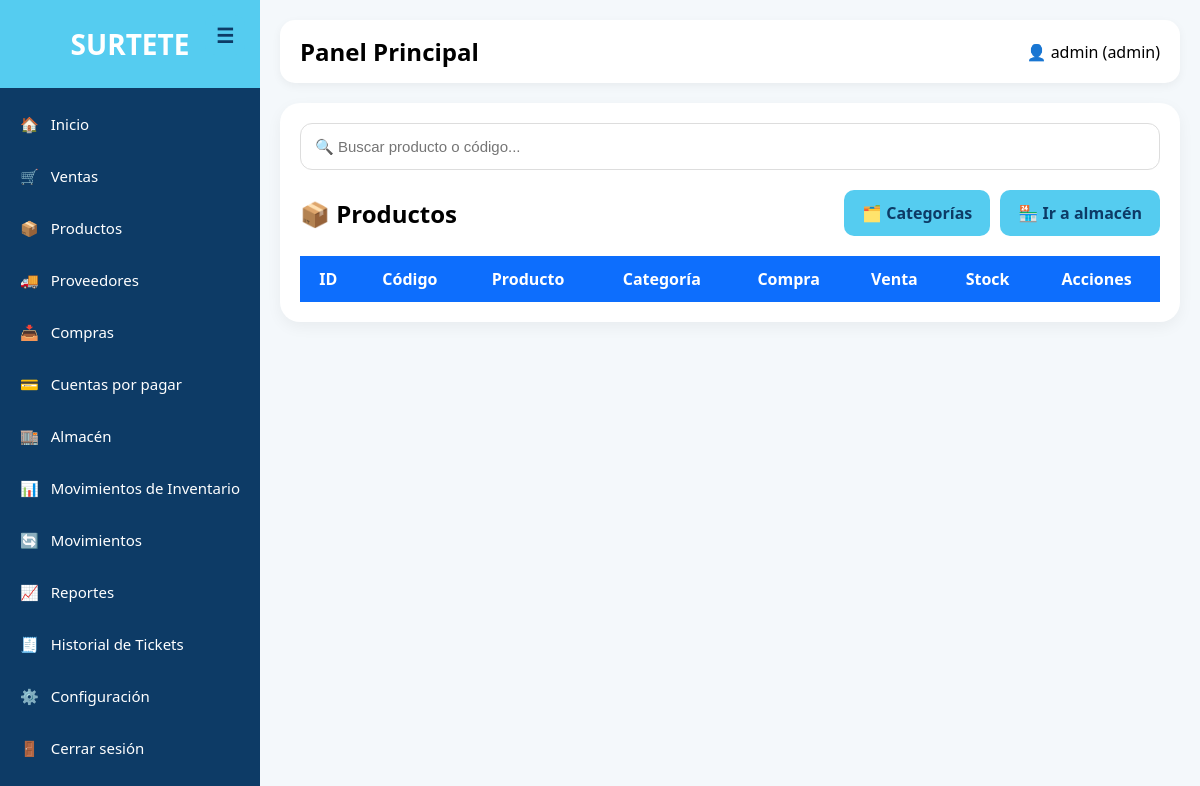
/productos/index.php (signed in), run on an earlier commit of the app's database.
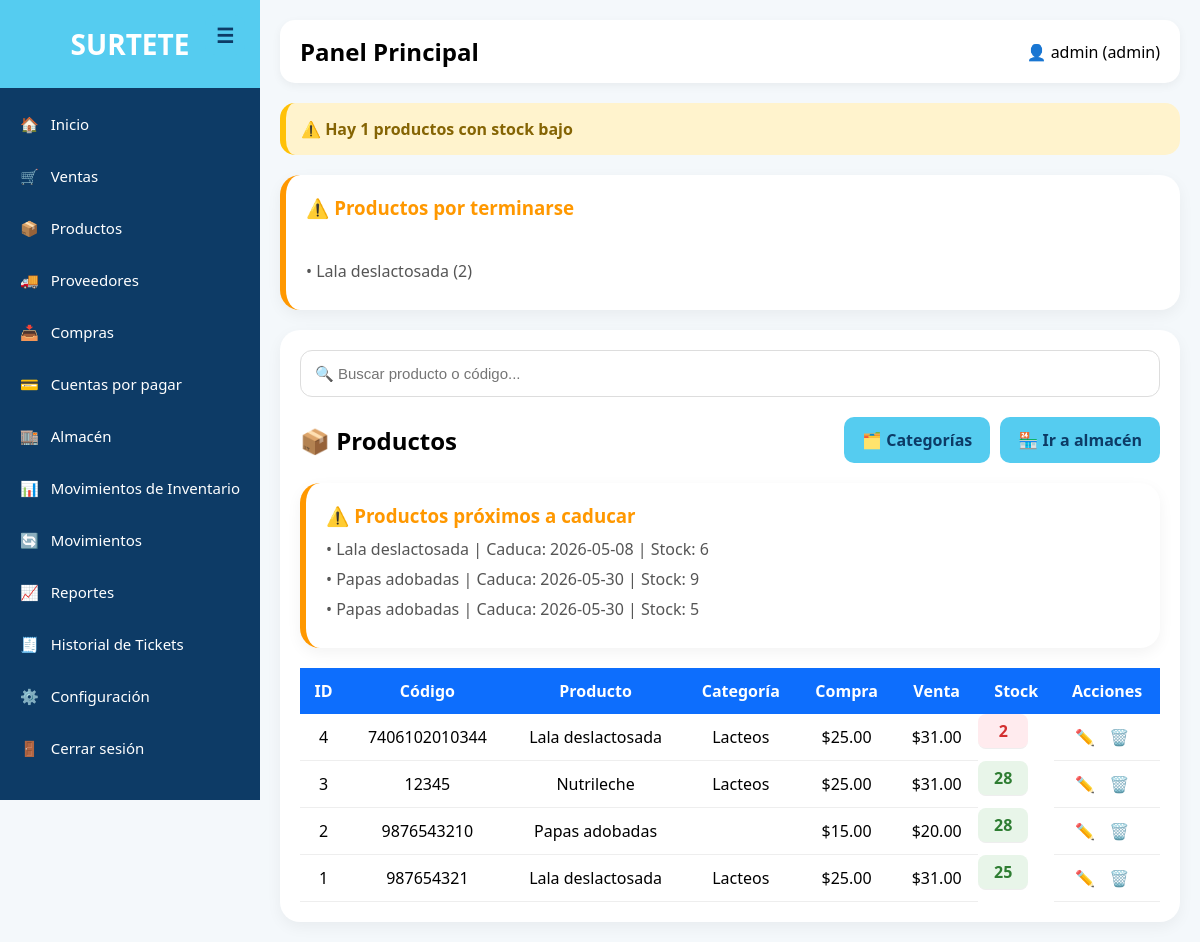
And on a later commit of the database.
### tables this page shows
CREATE TABLE `productos` (
  `id` int(11) NOT NULL,
  `codigo_barras` varchar(50) DEFAULT NULL,
  `nombre` varchar(150) NOT NULL,
  `descripcion` text DEFAULT NULL,
  `precio_compra` decimal(10,2) DEFAULT NULL,
  `precio_venta` decimal(10,2) DEFAULT NULL,
  `stock` int(11) DEFAULT 0,
  `categoria_id` int(11) DEFAULT NULL
);

CREATE TABLE `categorias` (
  `id` int(11) NOT NULL,
  `nombre` varchar(100) NOT NULL
);

CREATE TABLE `lotes` (
  `id` int(11) NOT NULL,
  `producto_id` int(11) NOT NULL,
  `lote` varchar(100) DEFAULT NULL,
  `fecha_caducidad` date DEFAULT NULL,
  `stock` int(11) DEFAULT 0,
  `costo` decimal(10,2) DEFAULT NULL,
  `fecha_ingreso` timestamp NOT NULL DEFAULT current_timestamp()
);

### productos/index.php (the view, shortened to what this page needs)
<?php
include("../config/db.php");
$sql = "
SELECT productos.*, categorias.nombre AS categoria
FROM productos
LEFT JOIN categorias
ON productos.categoria_id = categorias.id
ORDER BY productos.id DESC
";
$stmt = $conexion->query($sql);
$productos = $stmt->fetchAll();
$stmt_stock = $conexion->query("
    SELECT COUNT(*) AS total
    FROM productos
    WHERE stock <= 5
");
$caducados = $conexion->query("
SELECT
productos.nombre,
lotes.fecha_caducidad,
lotes.stock
FROM lotes
INNER JOIN productos
ON lotes.producto_id = productos.id
WHERE lotes.fecha_caducidad <= DATE_ADD(NOW(), INTERVAL 30 DAY)
AND lotes.stock > 0
ORDER BY lotes.fecha_caducidad ASC
")->fetchAll();
$stock_bajo = $stmt_stock->fetch()['total'];
?>
<!DOCTYPE html>
<html lang="es">
<head>
<link rel="stylesheet" href="../assets/css/style.css">
</head>
<body>
<?php include("../includes/sidebar.php"); ?>
<div class="main">
<?php include("../includes/topbar.php"); ?>
<?php if($stock_bajo > 0): ?>
<div class="alerta-stock">
    ⚠️ Hay <?php echo $stock_bajo; ?> productos con stock bajo
</div>
<?php
$criticos = $conexion->query("
SELECT nombre, stock
FROM productos
WHERE stock <= 5
LIMIT 5
")->fetchAll();
?>
<?php if(count($criticos) > 0): ?>
<div class="card-alerta">
    <h3>⚠️ Productos por terminarse</h3>
    <br>
    <?php foreach($criticos as $c): ?>
        <p>
            • <?php echo $c['nombre']; ?>
            (<?php echo $c['stock']; ?>)
        </p>
    <?php endforeach; ?>
</div>
<?php endif; ?>
<?php endif; ?>
<div class="table-container">
    <div class="search-box">
        <input type="text"
            id="buscar"
            placeholder="🔍 Buscar producto o código...">
    </div>
    <div class="top-actions">
    <h2>📦 Productos</h2>
    <div style="display:flex; gap:10px;">
        <a href="../categorias/index.php" class="btn">
            🗂️ Categorías
        </a>
        <a href="../almacen/index.php" class="btn">
            🏪 Ir a almacén
        </a>
    </div>
</div>
    <table>
        <thead>
            <tr>
                <th>ID</th>
                <th>Código</th>
                <th>Producto</th>
                <th>Categoría</th>
                <th>Compra</th>
                <th>Venta</th>
                <th>Stock</th>
                <th>Acciones</th>
            </tr>
        </thead>
        <tbody id="tabla-productos">
        <?php foreach($productos as $p): ?>
            <tr>
                <td><?php echo $p['id']; ?></td>
                <td><?php echo $p['codigo_barras']; ?></td>
                <td><?php echo $p['nombre']; ?></td>
                <td><?php echo $p['categoria']; ?></td>
                <td>$<?php echo $p['precio_compra']; ?></td>
                <td>$<?php echo $p['precio_venta']; ?></td>
                <?php
                $clase = 'normal';
                if($p['stock'] <= 5){
                    $clase = 'bajo';
                }
                elseif($p['stock'] <= 10){
                    $clase = 'medio';
                }
                ?>
                <td class="stock <?php echo $clase; ?>">
                    <?php echo $p['stock']; ?>
                </td>
                <td class="acciones">
                    <a href="editar.php?id=<?php echo $p['id']; ?>">✏️</a>
                    <a href="eliminar.php?id=<?php echo $p['id']; ?>"onclick="return confirm('¿Eliminar producto?')">🗑️</a>
                </td>
            </tr>
        <?php endforeach; ?>
        <?php if(count($caducados) > 0): ?>
            <div class="card-alerta">
            <h3>⚠️ Productos próximos a caducar</h3>
            <?php foreach($caducados as $c): ?>
            <p>
            • <?php echo $c['nombre']; ?>
            | Caduca:
            <?php echo $c['fecha_caducidad']; ?>
            | Stock:
            <?php echo $c['stock']; ?>
            </p>
            <?php endforeach; ?>
            </div>
            <?php endif; ?>
        </tbody>
    </table>
</div>
</div>
</body>
</html>

What changed in the data, as far as the page shows it:
added productos: nombre "Lala deslactosada", stock "2", id "4", codigo_barras "7406102010344", categoria.nombre "Lacteos", precio_compra "25.00", precio_venta "31.00"
added productos: id "3", codigo_barras "12345", nombre "Nutrileche", categoria.nombre "Lacteos", precio_compra "25.00", precio_venta "31.00", stock "28", shown under "📦 Productos"
added productos: id "2", codigo_barras "9876543210", nombre "Papas adobadas", precio_compra "15.00", precio_venta "20.00", stock "28", shown under "📦 Productos"
added productos: id "1", codigo_barras "987654321", nombre "Lala deslactosada", categoria.nombre "Lacteos", precio_compra "25.00", precio_venta "31.00", stock "25", shown under "📦 Productos"
added lotes: producto.nombre "Lala deslactosada", fecha_caducidad "2026-05-08", stock "6"
added lotes: producto.nombre "Papas adobadas", fecha_caducidad "2026-05-30", stock "9"
added lotes: producto.nombre "Papas adobadas", fecha_caducidad "2026-05-30", stock "5"
Also different on the page:
$stock_bajo: (not shown) → "1"
text now shown: "⚠️ Hay productos con stock bajo ⚠️ Productos por terminarse ⚠️ Productos próximos a caducar"
